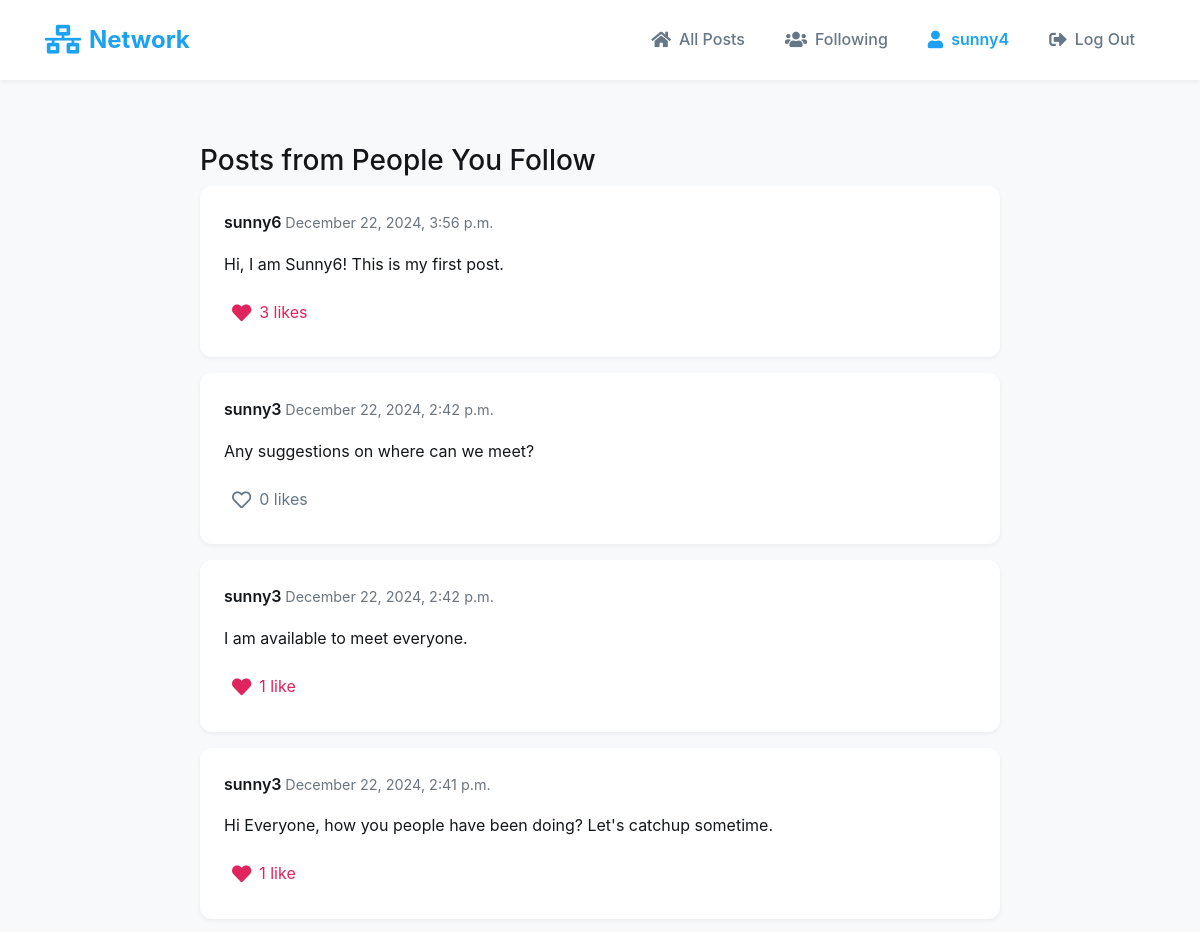
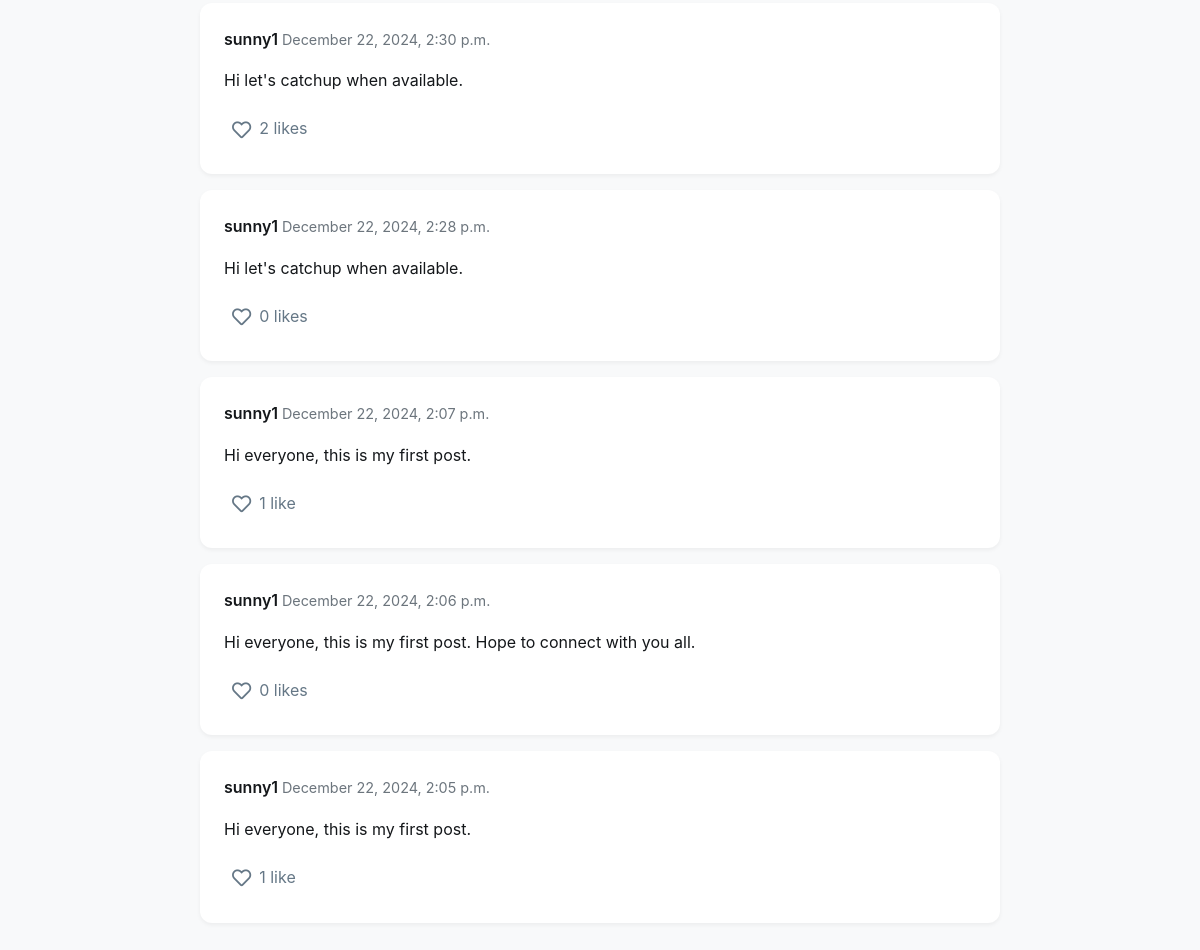
Screenshot of /following (signed in) with the database file from the repository (2 pictures, top to bottom).
### network/models.py (models this page shows, shortened)
class User(AbstractUser):
    followers = models.ManyToManyField(
        'self',
        symmetrical=False,
        related_name='following',
        blank=True
    )

class Post(models.Model):
    user = models.ForeignKey(User, on_delete=models.CASCADE, related_name="posts")
    content = models.TextField()
    date = models.DateTimeField(default=timezone.now)
    likes = models.ManyToManyField(User, blank=True, related_name="liked_posts")
    class Meta:
        ordering = ['-date']  # Show newest posts first

### network/views.py (the view)
# urls.py: path("following", views.following, name="following"),
@login_required
def following(request):
    following_users = request.user.following.all()
    posts = Post.objects.filter(user__in=following_users)
    page_obj = paginate_posts(posts, request)
    return render(request, "network/following.html", {
        "page_obj": page_obj,
        "page_title": "Posts from People You Follow"
    })

### network/views.py (called while the page is built)
def paginate_posts(posts, request, per_page=10):
    posts = posts.order_by('-date')
    paginator = Paginator(posts, per_page)
    page = request.GET.get('page')
    try:
        posts_page = paginator.page(page)
    except PageNotAnInteger:
        posts_page = paginator.page(1)
    except EmptyPage:
        posts_page = paginator.page(paginator.num_pages)
    return posts_page

### network/templates/network/following.html (shortened to what this page needs)
{% extends "network/layout.html" %}
{% block body %}
    <div class="posts-section">
        <h3>{{ page_title }}</h3>
        {% for post in page_obj %}
            {% include "network/post_card.html" with post=post %}
        {% empty %}
            <p class="no-posts">No posts from people you follow yet.</p>
        {% endfor %}
    </div>
{% endblock %}

### network/templates/network/layout.html (shortened to what this page needs)
{% load static %}
<!DOCTYPE html>
<html lang="en">
    <head>
        <link rel="stylesheet" href="https://stackpath.bootstrapcdn.com/bootstrap/4.4.1/css/bootstrap.min.css">
        <link href="{% static 'network/styles.css' %}" rel="stylesheet">
        <link rel="stylesheet" href="https://cdnjs.cloudflare.com/ajax/libs/font-awesome/5.15.4/css/all.min.css">
    </head>
    <body>
        <nav class="navbar navbar-expand-lg navbar-light">
            <div class="container">
                <a class="navbar-brand" href="{% url 'index' %}">
                    <i class="fas fa-network-wired"></i> Network
                </a>
                <div class="collapse navbar-collapse" id="navbarNav">
                    <ul class="navbar-nav ml-auto">
                        {% if user.is_authenticated %}
                            <li class="nav-item">
                                <a class="nav-link" href="{% url 'index' %}">
                                    <i class="fas fa-home"></i> All Posts
                                </a>
                            </li>
                            <li class="nav-item">
                                <a class="nav-link" href="{% url 'following' %}">
                                    <i class="fas fa-users"></i> Following
                                </a>
                            </li>
                            <li class="nav-item">
                                <a class="nav-link" href="{% url 'profile' user.username %}">
                                    <i class="fas fa-user"></i> {{ user.username }}
                                </a>
                            </li>
                            <li class="nav-item">
                                <a class="nav-link" href="{% url 'logout' %}">
                                    <i class="fas fa-sign-out-alt"></i> Log Out
                                </a>
                            </li>
                        {% endif %}
                    </ul>
                </div>
            </div>
        </nav>
        <div class="container main-content">
            {% block body %}
            {% endblock %}
        </div>
    </body>
</html>

### network/templates/network/post_card.html (shortened to what this page needs)
<div class="post-card" id="post-{{ post.id }}" data-post-id="{{ post.id }}">
    <div class="post-header">
        <div class="post-user">
            <strong class="post-username">
                <a href="{% url 'profile' post.user.username %}">{{ post.user.username }}</a>
            </strong>
            <span class="post-date text-muted">{{ post.date|date:"F d, Y, g:i a" }}</span>
        </div>
    </div>
    <div class="post-content">
        {{ post.content }}
    </div>
    <div class="post-footer">
        {% if user.is_authenticated %}
            <button class="like-button {% if user in post.likes.all %}liked{% endif %}"
                    data-post-id="{{ post.id }}">
                <i class="{% if user in post.likes.all %}fas{% else %}far{% endif %} fa-heart"></i>
                <span class="like-count">{{ post.likes.count }} like{{ post.likes.count|pluralize }}</span>
            </button>
        {% else %}
            <div class="likes-count">
                <i class="far fa-heart"></i>
                <span>{{ post.likes.count }} like{{ post.likes.count|pluralize }}</span>
            </div>
        {% endif %}
    </div>
</div>

### network/static/network/styles.css (style rules this page uses)
:root { --primary-color: #1da1f2; --primary-hover: #1991db; --secondary-color: #657786; --background-light: #f8f9fa; --background-white: #ffffff; --text-dark: #14171a; --text-secondary: #657786; --border-color: #e1e8ed; --success-color: #17bf63; --danger-color: #e0245e; --shadow-sm: 0 2px 4px rgba(0, 0, 0, 0.05); --shadow-md: 0 4px 6px rgba(0, 0, 0, 0.1); --transition: all 0.3s ease; }
body { background-color: var(--background-light); color: var(--text-dark); font-family: -apple-system, BlinkMacSystemFont, "Segoe UI", Roboto, Helvetica, Arial, sans-serif; line-height: 1.6; }
.navbar { background-color: var(--background-white); box-shadow: var(--shadow-sm); padding: 1rem 0; margin-bottom: 2rem; }
.navbar-brand { font-size: 1.5rem; font-weight: 700; color: var(--primary-color) !important; display: flex; align-items: center; gap: 0.5rem; }
.navbar-brand i { font-size: 1.8rem; color: var(--primary-color); }
.nav-item { margin: 0 0.25rem; }
.nav-link { color: var(--text-secondary) !important; font-weight: 500; padding: 0.5rem 1rem !important; border-radius: 20px; transition: var(--transition); display: flex; align-items: center; gap: 0.5rem; }
.nav-link i { font-size: 1.1rem; }
.main-content { padding-top: 2rem; padding-bottom: 2rem; }
.nav-link { position: relative; overflow: hidden; }
.nav-link::after { content: ''; position: absolute; bottom: 0; left: 50%; width: 0; height: 2px; background-color: var(--primary-color); transition: all 0.3s ease; transform: translateX(-50%); }
.nav-item .nav-link[href^="/profile/"] { font-weight: 600; color: var(--primary-color) !important; }
.posts-section { max-width: 800px; margin: 0 auto 2rem; }
.post-card { background-color: var(--background-white); border-radius: 12px; padding: 1.5rem; margin-bottom: 1rem; box-shadow: var(--shadow-sm); transition: var(--transition); }
.post-header { display: flex; justify-content: space-between; align-items: center; margin-bottom: 1rem; }
.post-username a { color: var(--text-dark); font-weight: 600; text-decoration: none; transition: var(--transition); }
.post-date { font-size: 0.9rem; color: var(--text-secondary); }
.post-content { color: var(--text-dark); font-size: 1rem; line-height: 1.5; margin: 1rem 0; }
.like-button { background: none; border: none; color: var(--text-secondary); padding: 0.5rem; cursor: pointer; transition: var(--transition); display: inline-flex; align-items: center; gap: 0.5rem; }
.like-button.liked { color: var(--danger-color); }
.like-button i { font-size: 1.2rem; }
.post-card { animation: fadeIn 0.3s ease-out; }

### rows the page displays
User: username "sunny4"
Post: user.username "sunny6", date "December 22, 2024, 3:56 p.m.", content "Hi, I am Sunny6! This is my first post.", likes.count "3"
Post: user.username "sunny3", date "December 22, 2024, 2:42 p.m.", content "Any suggestions on where can we meet?", likes.count "0"
Post: user.username "sunny3", date "December 22, 2024, 2:42 p.m.", content "I am available to meet everyone.", likes.count "1"
Post: user.username "sunny3", date "December 22, 2024, 2:41 p.m.", content "Hi Everyone, how you people have been doing? Let's catchup sometime.", likes.count "1"
Post: user.username "sunny1", date "December 22, 2024, 2:30 p.m.", content "Hi let's catchup when available.", likes.count "2"
Post: user.username "sunny1", date "December 22, 2024, 2:28 p.m.", content "Hi let's catchup when available.", likes.count "0"
Post: user.username "sunny1", date "December 22, 2024, 2:07 p.m.", content "Hi everyone, this is my first post.", likes.count "1"
Post: user.username "sunny1", date "December 22, 2024, 2:06 p.m.", content "Hi everyone, this is my first post. Hope to connect with you all.", likes.count "0"
Post: user.username "sunny1", date "December 22, 2024, 2:05 p.m.", content "Hi everyone, this is my first post.", likes.count "1"

### other values shown
{{ page_title }} "Posts from People You Follow"
